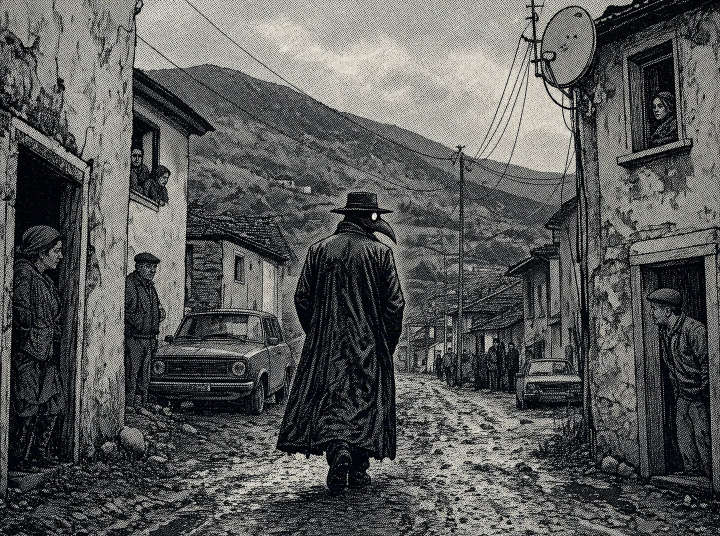
#> input picture art/giornale/foto_medico.jpg, 1440 x 1072 px (shown at 1/2 size)
$ python -i allinea.py   (imports and definitions only)
#> lines starting #> are read from the running program, lines starting #| are printed output that depends on the picture
#> further down, picture is the input picture: shape (1072, 1440, 3); mean B, G, R 88.8, 89.8, 89.5
#!/usr/bin/env python3
"""Riallinea un'immagine ridisegnata (per esempio la versione a fumetto) all'originale.

Uso: python3 tools/allinea.py <originale> <ridisegnata> <uscita>

Il ridisegno con l'AI a volte sposta un po' case e oggetti, e mescolando le due versioni (il 20%, il 40%)
compaiono contorni doppi. Qui prima si cerca lo spostamento d'insieme (affine, con ECC), poi quello punto per
punto (flusso ottico DIS), e la ridisegnata viene deformata finche' non combacia con l'originale.
Serve OpenCV (pip install opencv-python-headless).
"""
import sys

import cv2
import numpy as np


def prep(im):
    g = cv2.cvtColor(im, cv2.COLOR_BGR2GRAY)
    g = cv2.createCLAHE(clipLimit=3.0, tileGridSize=(16, 16)).apply(g)
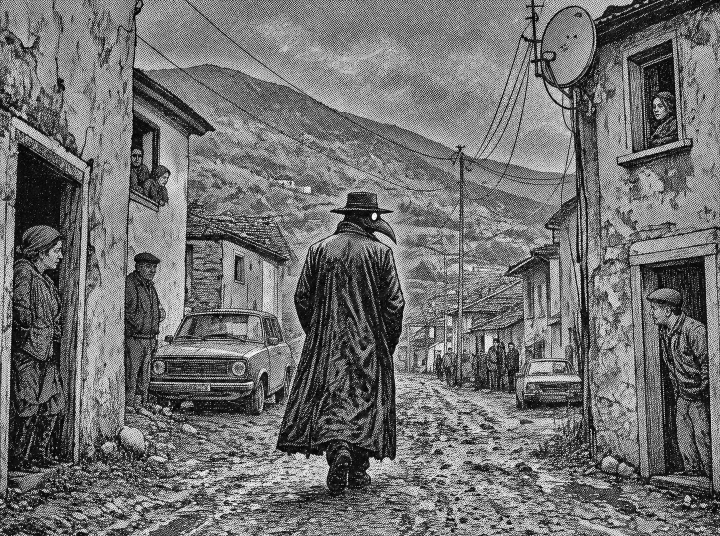
#> g: shape (1072, 1440) (shown at 1/2 size); min 0, max 255, mean 113
    return cv2.GaussianBlur(g, (0, 0), 2.0)
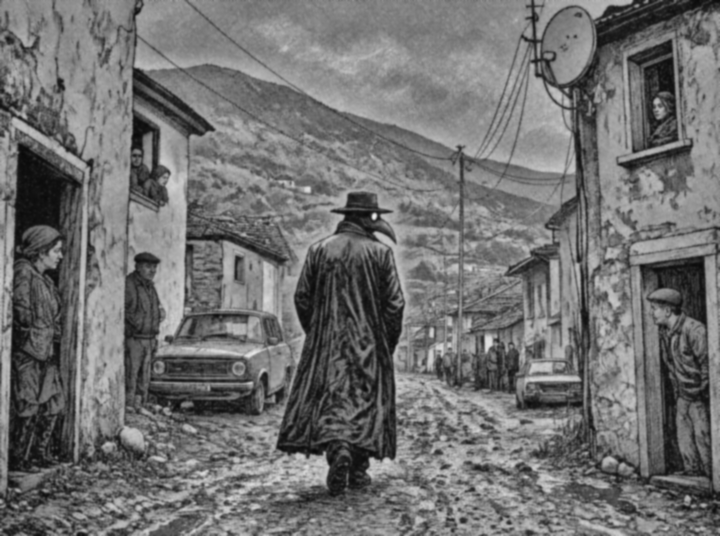
#> returned value: shape (1072, 1440) (shown at 1/2 size); min 8, max 237, mean 113


def main():
    orig_path, moving_path, out = sys.argv[1:4]
    orig = cv2.imread(orig_path)
    h, w = orig.shape[:2]
    moving = cv2.resize(cv2.imread(moving_path), (w, h), interpolation=cv2.INTER_AREA)
    a, b = prep(orig), prep(moving)
    warp = np.eye(2, 3, dtype=np.float32)
    try:
        _, warp = cv2.findTransformECC(a, b, warp, cv2.MOTION_AFFINE,
                                       (cv2.TERM_CRITERIA_EPS | cv2.TERM_CRITERIA_COUNT, 200, 1e-6), None, 5)
    except cv2.error:
        pass  # se non converge si passa direttamente al flusso ottico
    moving = cv2.warpAffine(moving, warp, (w, h), flags=cv2.INTER_LINEAR + cv2.WARP_INVERSE_MAP,
                            borderMode=cv2.BORDER_REPLICATE)
    dis = cv2.DISOpticalFlow_create(cv2.DISOPTICAL_FLOW_PRESET_MEDIUM)
    dis.setFinestScale(1)
    flow = cv2.GaussianBlur(dis.calc(a, prep(moving), None), (0, 0), w / 320)
    gx, gy = np.meshgrid(np.arange(w, dtype=np.float32), np.arange(h, dtype=np.float32))
    aligned = cv2.remap(moving, gx + flow[..., 0], gy + flow[..., 1], cv2.INTER_LINEAR, borderMode=cv2.BORDER_REPLICATE)
    cv2.imwrite(out, aligned, [cv2.IMWRITE_JPEG_QUALITY, 93])
    print(out, f"spostamento medio {np.abs(flow).mean():.1f} px")


# [2 lines not run here, left out]

>>> import cv2
>>> picture = cv2.imread('../art/giornale/foto_medico.jpg')
>>> result = prep(picture)
